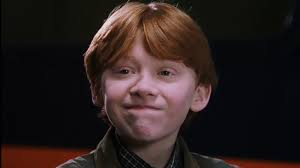
#> input picture images.jfif, 300 x 168 px
$ python image_to_ascii.py
#> lines starting #> are read from the running program, lines starting #| are printed output that depends on the picture
from PIL import Image, ImageDraw, ImageFont
import numpy as np

img = Image.open('images.jfif')
#> img is the input picture: PIL image 300x168 RGB; mean R, G, B 42.8, 31.3, 29.6

# 0-255 grayscale values
ASCII_CHARS = "@%#*+=:. " #(convert 0-255 grayscale values to 9 values)

# function to convert pixel to grayscale values
def pixel_to_grayscale(pixel):
    value = np.dot(pixel, [0.2989, 0.5870, 0.1140])
    return value

# function to convert grayscale to ascii art
def grayscale_to_ascii(val):
    if val<(256/9)*1:
        return ASCII_CHARS[0]
    if val>=(256/9)*1 and val<(256/9)*2:
        return ASCII_CHARS[1]
    if val>=(256/9)*2 and val<(256/9)*3:
        return ASCII_CHARS[2]
    if val>=(256/9)*3 and val<(256/9)*4:
        return ASCII_CHARS[3]
    if val>=(256/9)*4 and val<(256/9)*5:
        return ASCII_CHARS[4]
    if val>=(256/9)*5 and val<(256/9)*6:
        return ASCII_CHARS[5]
    if val>=(256/9)*6 and val<(256/9)*7:
        return ASCII_CHARS[6]
    if val>=(256/9)*7 and val<(256/9)*8:
        return ASCII_CHARS[7]
    if val>=(256/9)*8 and val<(256/9)*8:
        return ASCII_CHARS[8]

# Get all of the values of individual pixel from image to array(2-dimensional) using numpy
pixel_1 = np.array(img)
height, width = pixel_1.shape[:2]
#> height = 168; width = 300

# Initialized a 2d-array that stores the ascii values of each pixel of the image
matrix = [[0]*width]*height

str = ""

# Looping statement for storing values of ascii
for i in range(height):
    for j in range(width):
        val = pixel_1[i][j]
        matrix[i][j] = grayscale_to_ascii(pixel_to_grayscale(val))
        # print(matrix[i][j], end="")
        str += f"{matrix[i][j]}"
    str += "\n"

# Create an image
char_width, char_height = 8,16
img_width = char_width * 300
img_height = char_height * 168
img = Image.new("RGB", (img_width, img_height), color="white")
#> img: PIL image 2400x2688 RGB; every value is 255

# Draw text
draw = ImageDraw.Draw(img)
font = ImageFont.load_default()

# Draw ASCII text on the image
draw.text((0,0), str, fill="black", font= font)

# Save as an image
img.save("ascii_output.png")
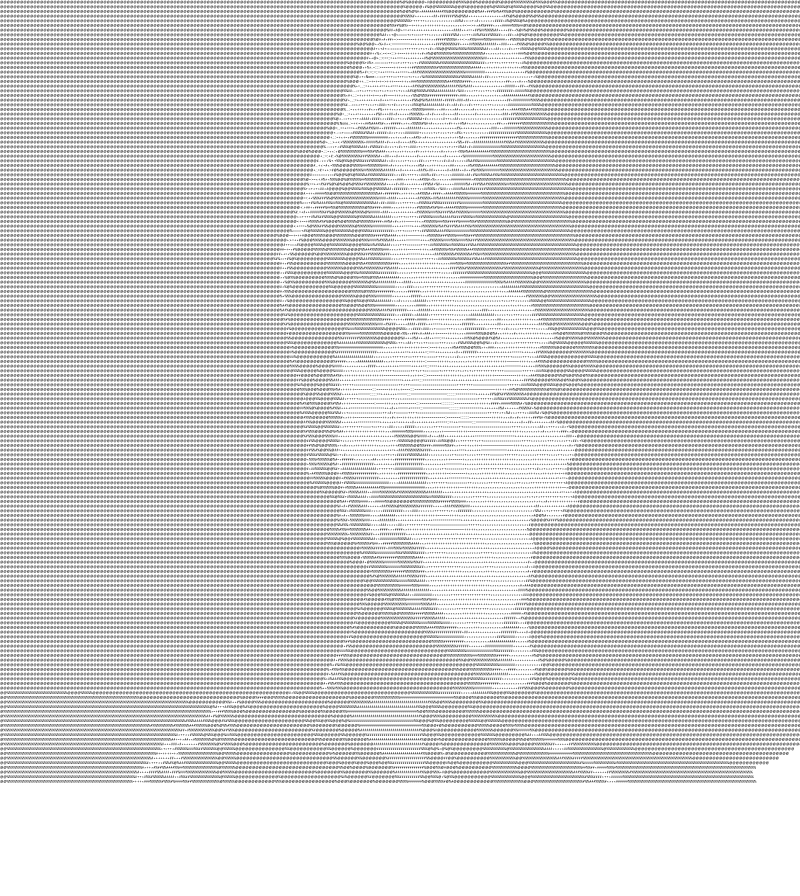
#> saved as ascii_output.png: PIL image 2400x2688 RGB (shown at 1/3 size); min 3, max 255, mean 212.5
img.show()
